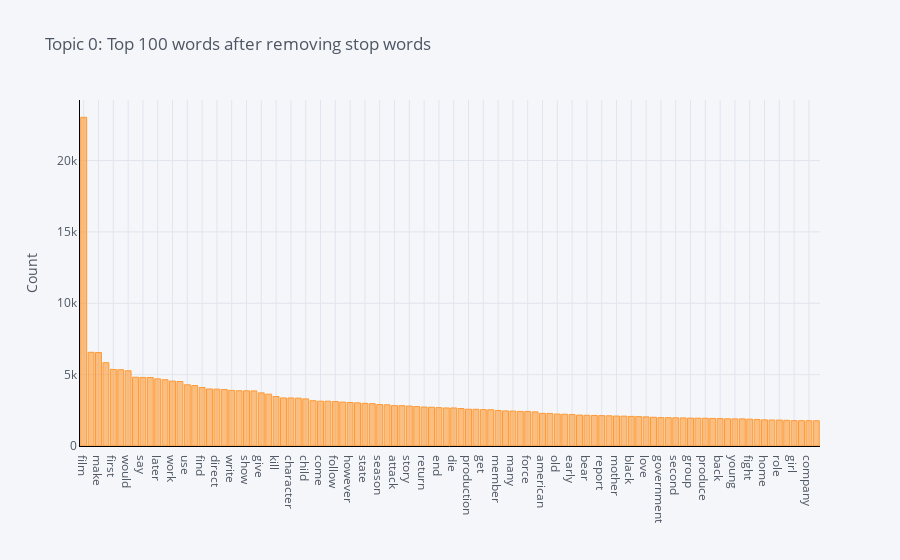

The notebook cell this image was saved under:
### Markdown cell above
### Frequency

### Code cell
plot_model(model=lda, plot = 'frequency', topic_num= "Topic 0")

### Figure 1 — Plotly figure (JSON) as saved in the notebook; plotly's stock layout.template omitted (floating-point values rounded to 4 significant figures)
{"data": [{"marker": {"color": "rgba(255, 153, 51, 0.6)", "line": {"color": "rgba(255, 153, 51, 1.0)", "width": 1}}, "name": "count", "orientation": "v", "text": "", "type": "bar", "x": ["film", "year", "make", "time", "first", "take", "would", "man", "say", "people", "later", "woman", "work", "go", "use", "become", "find", "see", "direct", "release", "write", "good", "show", "family", "give", "include", "kill", "day", "character", "play", "child", "episode", "come", "name", "follow", "begin", "however", "base", "state", "life", "season", "death", "attack", "new", "story", "tell", "return", "set", "end", "live", "die", "game", "production", "order", "get", "lead", "member", "white", "many", "well", "force", "part", "american", "appear", "old", "could", "early", "receive", "bear", "case", "report", "friend", "mother", "award", "black", "murder", "love", "feature", "government", "start", "second", "try", "group", "help", "produce", "several", "back", "police", "young", "actor", "fight", "want", "home", "star", "role", "book", "girl", "novel", "company", "place"], "y": [23029, 6565, 6553, 5838, 5363, 5343, 5268, 4819, 4804, 4800, 4703, 4644, 4546, 4518, 4289, 4233, 4100, 3996, 3983, 3956, 3894, 3869, 3868, 3859, 3723, 3632, 3466, 3367, 3365, 3354, 3300, 3173, 3140, 3139, 3116, 3074, 3048, 3024, 2988, 2965, 2905, 2886, 2829, 2824, 2799, 2763, 2730, 2717, 2687, 2665, 2665, 2625, 2577, 2573, 2549, 2539, 2490, 2459, 2447, 2423, 2418, 2391, 2287, 2282, 2238, 2228, 2202, 2165, 2150, 2142, 2130, 2115, 2100, 2091, 2073, 2059, 2042, 2015, 1988, 1985, 1975, 1968, 1956, 1948, 1946, 1933, 1922, 1906, 1901, 1899, 1880, 1861, 1832, 1823, 1818, 1799, 1777, 1776, 1773, 1768]}], "layout": {"legend": {"bgcolor": "#F5F6F9", "font": {"color": "#4D5663"}}, "paper_bgcolor": "#F5F6F9", "plot_bgcolor": "#F5F6F9", "title": {"font": {"color": "#4D5663"}, "text": "Topic 0: Top 100 words after removing stop words"}, "xaxis": {"gridcolor": "#E1E5ED", "linecolor": "black", "showgrid": true, "tickfont": {"color": "#4D5663"}, "title": {"font": {"color": "#4D5663"}, "text": ""}, "zerolinecolor": "#E1E5ED"}, "yaxis": {"gridcolor": "#E1E5ED", "linecolor": "black", "showgrid": true, "tickfont": {"color": "#4D5663"}, "title": {"font": {"color": "#4D5663"}, "text": "Count"}, "zerolinecolor": "#E1E5ED"}}}
